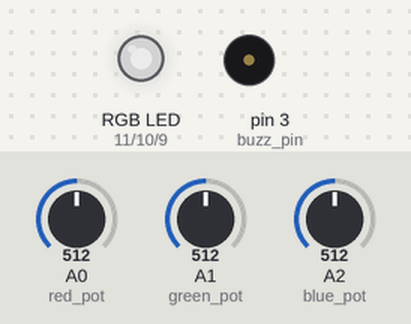
Recording of a sketch running on a simulated Arduino Uno, built with avr-gcc and run on an emulated ATmega328P. Shown: an RGB LED mixed from three pins (HIGH = lit), buzzer (waves = sounding). The inputs (shaded band) are chosen by the test bench; at power-on: A0 (red_pot) = 512, A1 (green_pot) = 512, A2 (blue_pot) = 512. Dim RGB values are drawn brighter than linear; what the sketch prints to the serial monitor is not drawn.

Above: at 1.2 s.
1.3 s: A0 (red_pot) set to 716
At 1.54 s:
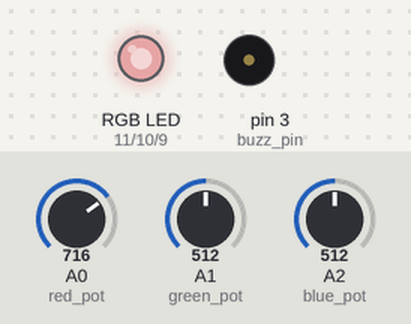
4.3 s: A1 (green_pot) set to 900
At 4.87 s:
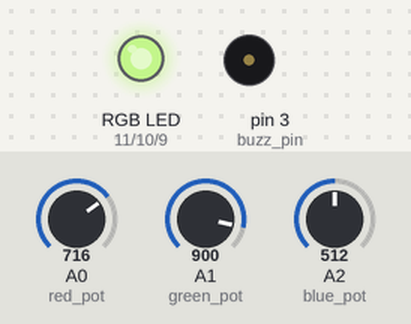
7.3 s: A2 (blue_pot) set to 1023
At 7.89 s:
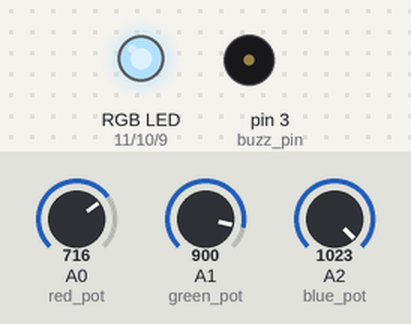
10.3 s: A0 (red_pot) set to 900
At 10.5 s:
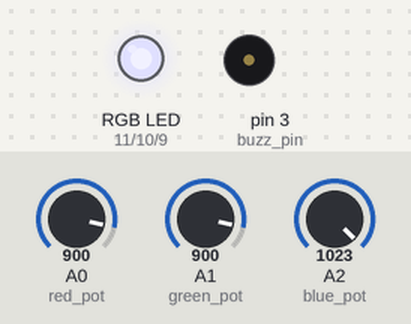
13.3 s: A1 (green_pot) set to 716
At 13.5 s:
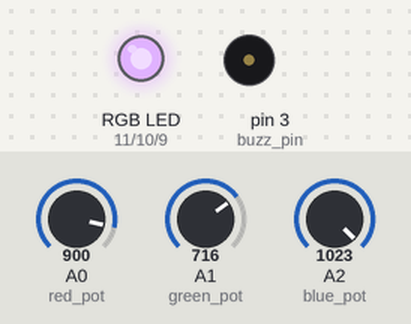
16.3 s: A2 (blue_pot) set to 716
At 16.52 s:
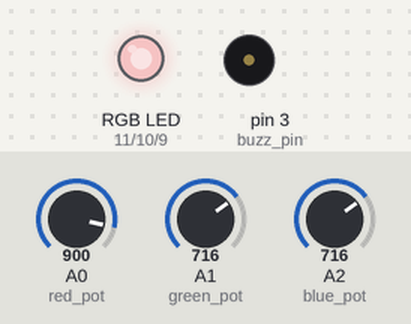
Timing chart, 0 to 19.3 s (numbered marks = the images above; inputs shaded):
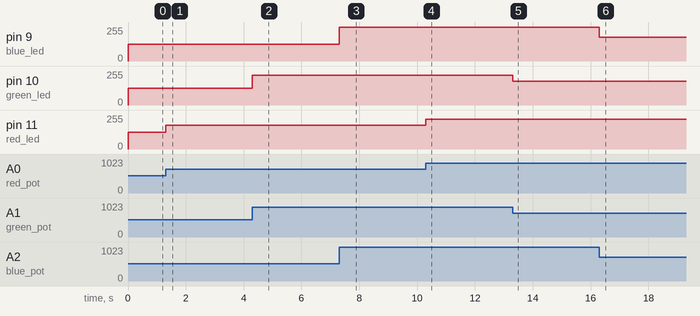

Measured:
- after the input at 1.3 s, pin 11 (red_led): 127/255 → 178/255 at once
- after the input at 4.3 s, pin 10 (green_led): 127/255 → 224/255 at once
- after the input at 7.3 s, pin 9 (blue_led): 127/255 → 255/255 at once
- after the input at 10.3 s, pin 11 (red_led): 178/255 → 224/255 at once; tone on pin 3 (buzz_pin): stays silent (without the input it goes to 1000 Hz after 3.0 s)
- after the input at 13.3 s, pin 10 (green_led): 224/255 → 178/255 at once
- after the input at 16.3 s, pin 9 (blue_led): 255/255 → 178/255 at once

The sketch:

analogRGBcontrol.ino
```cpp
int red_pot = A0;
int green_pot = A1;
int blue_pot = A2;

int red_led = 11;
int green_led = 10;
int blue_led = 9;

const int buzz_pin = 3;

void setup() {
  // put your setup code here, to run once:
  Serial.begin(9600);
  pinMode(red_pot, INPUT);  // initialize the pins
  pinMode(green_pot, INPUT);
  pinMode(blue_pot, INPUT);
  pinMode(red_led, OUTPUT);
  pinMode(green_led, OUTPUT);
  pinMode(blue_led, OUTPUT);
  pinMode(buzz_pin, OUTPUT);
}

unsigned long last_time = 0;
unsigned long current_time = 0;
int interval = 500;

void loop() {
  // put your main code here, to run repeatedly:
  int red_read = map(analogRead(red_pot), 0, 1023, 0, 255);     // reading the values of the potentiometers and mapping them
  int green_read = map(analogRead(green_pot), 0, 1023, 0, 255);
  int blue_read = map(analogRead(blue_pot), 0, 1023, 0, 255);
  setColor(red_read, green_read, blue_read);  //call the setColor function in order to light up the leds accordingly to the mapped values
  Serial.println(max(max(red_read, green_read), blue_read));  //a little debugging help ;3

  current_time = millis();
  if (current_time-last_time >= 100)
  {
    last_time = current_time;
    tone(buzz_pin, map(max(max(red_read, green_read), blue_read), 0, 255, 0, 1000));  // added a buzzer and a button to the circuit
                                                                                      // so that the buzzer plays the max value read from the potentiometer only when the button is pushed
  }
  else
  {
    noTone(buzz_pin);
  }

}

void setColor(int red, int green, int blue)
{
  analogWrite(red_led, red);
  analogWrite(green_led, green);
  analogWrite(blue_led, blue);
}
```
